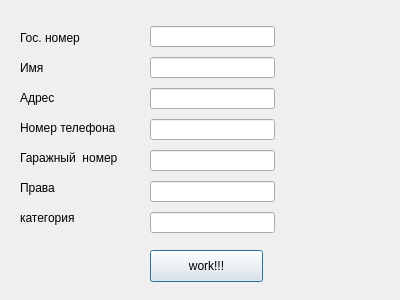
<?xml version="1.0" encoding="UTF-8"?>
<ui version="4.0">
 <class>Dialog</class>
 <widget class="QDialog" name="Dialog">
  <property name="geometry">
   <rect>
    <x>0</x>
    <y>0</y>
    <width>400</width>
    <height>300</height>
   </rect>
  </property>
  <property name="windowTitle">
   <string>Dialog</string>
  </property>
  <widget class="QLineEdit" name="gosNum">
   <property name="geometry">
    <rect>
     <x>150</x>
     <y>26</y>
     <width>125</width>
     <height>21</height>
    </rect>
   </property>
  </widget>
  <widget class="QLineEdit" name="name">
   <property name="geometry">
    <rect>
     <x>150</x>
     <y>57</y>
     <width>125</width>
     <height>21</height>
    </rect>
   </property>
  </widget>
  <widget class="QLineEdit" name="addres">
   <property name="geometry">
    <rect>
     <x>150</x>
     <y>88</y>
     <width>125</width>
     <height>21</height>
    </rect>
   </property>
  </widget>
  <widget class="QLineEdit" name="phoneNumber">
   <property name="geometry">
    <rect>
     <x>150</x>
     <y>119</y>
     <width>125</width>
     <height>21</height>
    </rect>
   </property>
  </widget>
  <widget class="QLineEdit" name="garajeNumber">
   <property name="geometry">
    <rect>
     <x>150</x>
     <y>150</y>
     <width>125</width>
     <height>21</height>
    </rect>
   </property>
  </widget>
  <widget class="QLineEdit" name="driverLicense">
   <property name="geometry">
    <rect>
     <x>150</x>
     <y>181</y>
     <width>125</width>
     <height>21</height>
    </rect>
   </property>
  </widget>
  <widget class="QLineEdit" name="category">
   <property name="geometry">
    <rect>
     <x>150</x>
     <y>212</y>
     <width>125</width>
     <height>21</height>
    </rect>
   </property>
  </widget>
  <widget class="QPushButton" name="work">
   <property name="geometry">
    <rect>
     <x>150</x>
     <y>250</y>
     <width>113</width>
     <height>32</height>
    </rect>
   </property>
   <property name="text">
    <string>work!!!</string>
   </property>
  </widget>
  <widget class="QLabel" name="gosNumlbl">
   <property name="geometry">
    <rect>
     <x>20</x>
     <y>30</y>
     <width>91</width>
     <height>16</height>
    </rect>
   </property>
   <property name="text">
    <string>Гос. номер</string>
   </property>
  </widget>
  <widget class="QLabel" name="Namelbl">
   <property name="geometry">
    <rect>
     <x>20</x>
     <y>60</y>
     <width>91</width>
     <height>16</height>
    </rect>
   </property>
   <property name="text">
    <string>Имя</string>
   </property>
  </widget>
  <widget class="QLabel" name="gosNumlbl_3">
   <property name="geometry">
    <rect>
     <x>20</x>
     <y>90</y>
     <width>91</width>
     <height>16</height>
    </rect>
   </property>
   <property name="text">
    <string>Адрес</string>
   </property>
  </widget>
  <widget class="QLabel" name="gosNumlbl_4">
   <property name="geometry">
    <rect>
     <x>20</x>
     <y>120</y>
     <width>121</width>
     <height>16</height>
    </rect>
   </property>
   <property name="text">
    <string>Номер телефона</string>
   </property>
  </widget>
  <widget class="QLabel" name="gosNumlbl_5">
   <property name="geometry">
    <rect>
     <x>20</x>
     <y>210</y>
     <width>91</width>
     <height>16</height>
    </rect>
   </property>
   <property name="text">
    <string>категория</string>
   </property>
  </widget>
  <widget class="QLabel" name="gosNumlbl_6">
   <property name="geometry">
    <rect>
     <x>20</x>
     <y>180</y>
     <width>91</width>
     <height>16</height>
    </rect>
   </property>
   <property name="text">
    <string>Права</string>
   </property>
  </widget>
  <widget class="QLabel" name="gosNumlbl_7">
   <property name="geometry">
    <rect>
     <x>20</x>
     <y>150</y>
     <width>121</width>
     <height>16</height>
    </rect>
   </property>
   <property name="text">
    <string>Гаражный  номер</string>
   </property>
  </widget>
 </widget>
 <resources/>
 <connections/>
</ui>
